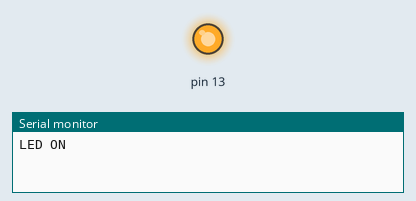
Simulated run of this sketch. Board: Arduino Uno, built with avr-gcc and run on an emulated ATmega328P. Parts: output pins drawn as LEDs (lit = HIGH), the last lines printed to the serial monitor.

Above: at 2.5 s.
At 7.5 s:
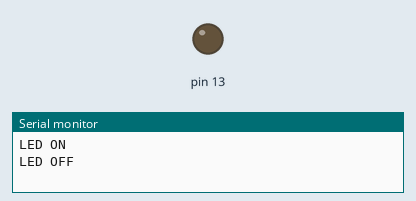
Timing chart, 0 to 13.0 s (numbered marks = the images above):
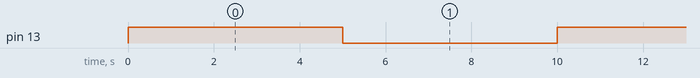

The sketch:

sketch_apr07b.ino
```cpp
void setup() {
  // put your setup code here, to run once:
  Serial.begin(9600);
  pinMode(13,OUTPUT);

}

void loop() {
  // put your main code here, to run repeatedly:
  digitalWrite(13,HIGH);
 Serial.println("LED ON");
 delay(5000);
 digitalWrite(13,LOW);
 Serial.println("LED OFF");
 delay(5000);
}
```

Measured:
- by itself, pin 13: alternates HIGH for 5.0 s and LOW for 5.0 s
